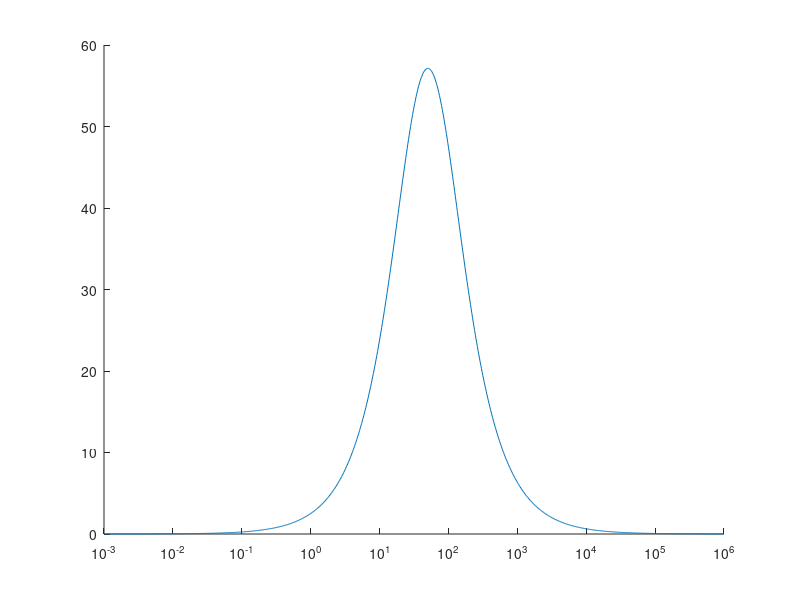

Reproduce this figure in MATLAB.
fid=fopen('EpsidTdt_H/Epsi_FPO7dTdt_ri.txt');
C=textscan(fid,'%f %f,%f %f,%f','Headerlines',1);

Vin=complex(C{2},C{3});
Vout=complex(C{4},C{5});

coef_filt=abs(Vout./Vin);
freq=C{1};

figure
hold on
semilogx(C{1},coef_filt)
set(gca,'Xscale','log')
pause
close all
save('Tdiff_filt.mat','coef_filt','freq');





% fid=fopen('EpsidTdt_H/Epsi_FPO7dTdt.txt');
% C=textscan(fid,'%s %s','Headerlines',1);
% cfreq=char(C{1});
% freq=zeros(length(cfreq),1);
% for i=1:length(cfreq)
%     freq(i)=str2double(cfreq(i,:));
% end
% 
% value=C{2}(:);
% value1=zeros(1,length(value));
% for n=1:length(value)
%     if value{n}(2)=='-'
%         
%         value1(n)=str2num(value{n}(2:23));
%     else
%         value1(n)=str2num(value{n}(2:22));
%     end
% end
% 
% coef_filt=10.^(value1/20); % value of the spice model given by sean are in dB

% save('Tdiff_filt.mat','coef_filt','freq');

